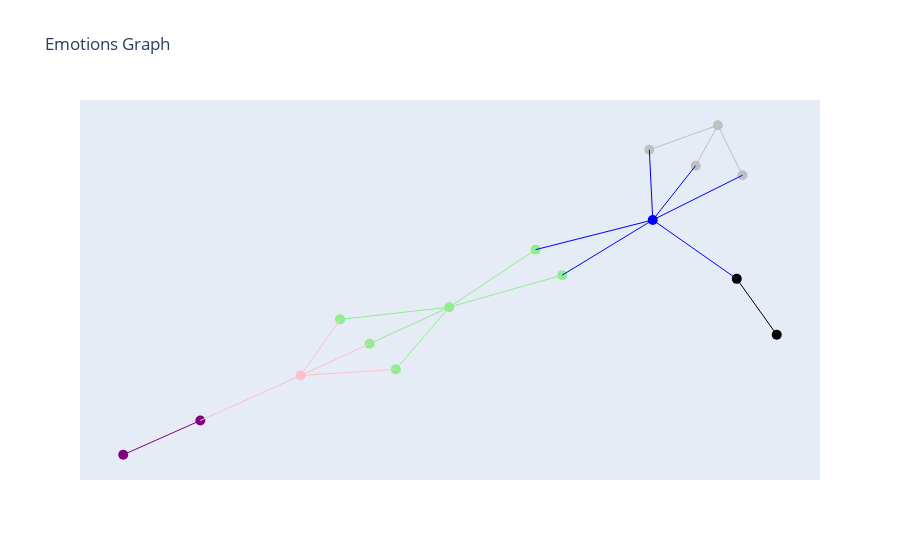

This figure's notebook cell:
### Code cell
import textwrap

fig = go.Figure()

node_positions = {}

for node, position in pos.items():
    x, y = position  

    color = G.nodes[node]['color']  
    hover = G.nodes[node]['hover']
    hover = '<br>'.join(textwrap.wrap(hover,width=50))
    try:
        emotion = G.nodes[node]['emotion']
    except KeyError:
        try:
            gender = G.nodes[node]['gender']
        except KeyError:
            continue
    node_type = G.nodes[node]['type']

    if node_type == 'utterance':
        fig.add_trace(go.Scatter(x=[x], y=[y], marker=dict(size=10,color=color), hovertext=hover, name=emotion, hovertemplate=hover))
    else:
        fig.add_trace(go.Scatter(x=[x], y=[y], marker=dict(size=10,color=color), hovertext=hover, name=node_type, hovertemplate=hover))


for edge in G.edges():
    color = G.edges[edge]['color']
    x0, y0 = pos[edge[0]]
    x1, y1 = pos[edge[1]]
    fig.add_trace(go.Scatter(x=[x0, x1], y=[y0, y1], mode='lines', line=dict(width=1,color=color), name='Edge'))

fig.update_layout(showlegend=False, title='Emotions Graph')

fig.update_layout(xaxis=dict(showgrid=False, zeroline=False, showticklabels=False),
                  yaxis=dict(showgrid=False, zeroline=False, showticklabels=False))

fig.show()

### Figure 1 — Plotly figure (JSON) as saved in the notebook; plotly's stock layout.template omitted (floating-point values rounded to 4 significant figures)
{"data": [{"hovertemplate": "neutral", "hovertext": "neutral", "marker": {"color": "lightgreen", "size": 10}, "name": "emotion", "type": "scatter", "x": [-0.1689], "y": [-0.0875]}, {"hovertemplate": "surprise", "hovertext": "surprise", "marker": {"color": "silver", "size": 10}, "name": "emotion", "type": "scatter", "x": [0.5157], "y": [0.6397]}, {"hovertemplate": "anger", "hovertext": "anger", "marker": {"color": "black", "size": 10}, "name": "emotion", "type": "scatter", "x": [0.6659], "y": [-0.1974]}, {"hovertemplate": "joy", "hovertext": "joy", "marker": {"color": "purple", "size": 10}, "name": "emotion", "type": "scatter", "x": [-1], "y": [-0.6773]}, {"hovertemplate": "male", "hovertext": "male", "marker": {"color": "blue", "size": 10}, "name": "gender", "type": "scatter", "x": [0.3499], "y": [0.2611]}, {"hovertemplate": "female", "hovertext": "female", "marker": {"color": "pink", "size": 10}, "name": "gender", "type": "scatter", "x": [-0.5478], "y": [-0.3606]}, {"hovertemplate": "Okay?", "hovertext": "Okay?", "marker": {"color": "lightgreen", "size": 10}, "name": "neutral", "type": "scatter", "x": [0.0511], "y": [0.1424]}, {"hovertemplate": "Hey, where are Monica and Rachel anyway?", "hovertext": "Hey, where are Monica and Rachel anyway?", "marker": {"color": "lightgreen", "size": 10}, "name": "neutral", "type": "scatter", "x": [0.1191], "y": [0.04062]}, {"hovertemplate": "With Carol?  Oh.", "hovertext": "With Carol?  Oh.", "marker": {"color": "silver", "size": 10}, "name": "surprise", "type": "scatter", "x": [0.4591], "y": [0.4782]}, {"hovertemplate": "As in Barbara Streisand's husband James Brolin?", "hovertext": "As in Barbara Streisand's husband James Brolin?", "marker": {"color": "silver", "size": 10}, "name": "surprise", "type": "scatter", "x": [0.341], "y": [0.5415]}, {"hovertemplate": "Oh she misunderstood, she thought she was moving<br>to Tulsa.", "hovertext": "Oh she misunderstood, she thought she was moving<br>to Tulsa.", "marker": {"color": "lightgreen", "size": 10}, "name": "neutral", "type": "scatter", "x": [-0.3051], "y": [-0.336]}, {"hovertemplate": "This ship has sailed.", "hovertext": "This ship has sailed.", "marker": {"color": "black", "size": 10}, "name": "anger", "type": "scatter", "x": [0.564], "y": [0.02572]}, {"hovertemplate": "Okay. Wait! Wait!", "hovertext": "Okay. Wait! Wait!", "marker": {"color": "lightgreen", "size": 10}, "name": "neutral", "type": "scatter", "x": [-0.4472], "y": [-0.1362]}, {"hovertemplate": "Oh, we have our babies.", "hovertext": "Oh, we have our babies.", "marker": {"color": "purple", "size": 10}, "name": "joy", "type": "scatter", "x": [-0.8035], "y": [-0.5406]}, {"hovertemplate": "Ity'know what?", "hovertext": "Ity'know what?", "marker": {"color": "lightgreen", "size": 10}, "name": "neutral", "type": "scatter", "x": [-0.372], "y": [-0.2336]}, {"hovertemplate": "Well, this is ironic.", "hovertext": "Well, this is ironic.", "marker": {"color": "silver", "size": 10}, "name": "surprise", "type": "scatter", "x": [0.5786], "y": [0.4399]}, {"line": {"color": "lightgreen", "width": 1}, "mode": "lines", "name": "Edge", "type": "scatter", "x": [-0.1689, 0.0511], "y": [-0.0875, 0.1424]}, {"line": {"color": "lightgreen", "width": 1}, "mode": "lines", "name": "Edge", "type": "scatter", "x": [-0.1689, 0.1191], "y": [-0.0875, 0.04062]}, {"line": {"color": "lightgreen", "width": 1}, "mode": "lines", "name": "Edge", "type": "scatter", "x": [-0.1689, -0.3051], "y": [-0.0875, -0.336]}, {"line": {"color": "lightgreen", "width": 1}, "mode": "lines", "name": "Edge", "type": "scatter", "x": [-0.1689, -0.4472], "y": [-0.0875, -0.1362]}, {"line": {"color": "lightgreen", "width": 1}, "mode": "lines", "name": "Edge", "type": "scatter", "x": [-0.1689, -0.372], "y": [-0.0875, -0.2336]}, {"line": {"color": "silver", "width": 1}, "mode": "lines", "name": "Edge", "type": "scatter", "x": [0.5157, 0.4591], "y": [0.6397, 0.4782]}, {"line": {"color": "silver", "width": 1}, "mode": "lines", "name": "Edge", "type": "scatter", "x": [0.5157, 0.341], "y": [0.6397, 0.5415]}, {"line": {"color": "silver", "width": 1}, "mode": "lines", "name": "Edge", "type": "scatter", "x": [0.5157, 0.5786], "y": [0.6397, 0.4399]}, {"line": {"color": "black", "width": 1}, "mode": "lines", "name": "Edge", "type": "scatter", "x": [0.6659, 0.564], "y": [-0.1974, 0.02572]}, {"line": {"color": "purple", "width": 1}, "mode": "lines", "name": "Edge", "type": "scatter", "x": [-1, -0.8035], "y": [-0.6773, -0.5406]}, {"line": {"color": "blue", "width": 1}, "mode": "lines", "name": "Edge", "type": "scatter", "x": [0.3499, 0.0511], "y": [0.2611, 0.1424]}, {"line": {"color": "blue", "width": 1}, "mode": "lines", "name": "Edge", "type": "scatter", "x": [0.3499, 0.1191], "y": [0.2611, 0.04062]}, {"line": {"color": "blue", "width": 1}, "mode": "lines", "name": "Edge", "type": "scatter", "x": [0.3499, 0.4591], "y": [0.2611, 0.4782]}, {"line": {"color": "blue", "width": 1}, "mode": "lines", "name": "Edge", "type": "scatter", "x": [0.3499, 0.341], "y": [0.2611, 0.5415]}, {"line": {"color": "blue", "width": 1}, "mode": "lines", "name": "Edge", "type": "scatter", "x": [0.3499, 0.564], "y": [0.2611, 0.02572]}, {"line": {"color": "blue", "width": 1}, "mode": "lines", "name": "Edge", "type": "scatter", "x": [0.3499, 0.5786], "y": [0.2611, 0.4399]}, {"line": {"color": "pink", "width": 1}, "mode": "lines", "name": "Edge", "type": "scatter", "x": [-0.5478, -0.3051], "y": [-0.3606, -0.336]}, {"line": {"color": "pink", "width": 1}, "mode": "lines", "name": "Edge", "type": "scatter", "x": [-0.5478, -0.4472], "y": [-0.3606, -0.1362]}, {"line": {"color": "pink", "width": 1}, "mode": "lines", "name": "Edge", "type": "scatter", "x": [-0.5478, -0.8035], "y": [-0.3606, -0.5406]}, {"line": {"color": "pink", "width": 1}, "mode": "lines", "name": "Edge", "type": "scatter", "x": [-0.5478, -0.372], "y": [-0.3606, -0.2336]}], "layout": {"showlegend": false, "title": {"text": "Emotions Graph"}, "xaxis": {"showgrid": false, "showticklabels": false, "zeroline": false}, "yaxis": {"showgrid": false, "showticklabels": false, "zeroline": false}}}
